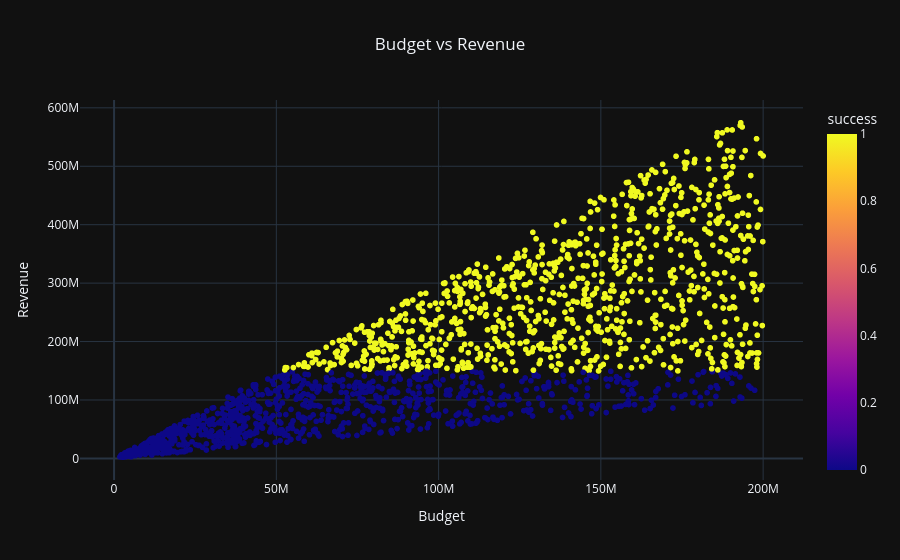

Notebook code cell kept with this figure:
### Markdown cell above
## 2. Budget vs Revenue

This scatter plot visualizes the relationship between a movie's production budget and its revenue. It helps identify whether higher-budget movies tend to generate higher revenue.

### Code cell
fig = px.scatter(
    df,
    x="budget",
    y="revenue",
    color="success",
    hover_data=["title", "genres"],
    title="Budget vs Revenue",
    color_discrete_map={
        1: "#00BFFF",   # Electric Blue
        0: "#FF6B6B"    # Soft Red
    }
)

fig.update_layout(
    template="plotly_dark",
    title_x=0.5,
    xaxis_title="Budget",
    yaxis_title="Revenue",
    legend_title="Success"
)

fig.show()

### Figure 1 — Plotly figure (JSON) as saved in the notebook; plotly's stock layout.template omitted (floating-point values rounded to 4 significant figures; data arrays with more than 128 entries replaced by an {"elided": "..."} marker saying what was removed)
{"data": [{"customdata": {"elided": "1819x2 str values"}, "hovertemplate": "budget=%{x}<br>revenue=%{y}<br>title=%{customdata[0]}<br>genres=%{customdata[1]}<br>success=%{marker.color}<extra></extra>", "legendgroup": "", "marker": {"color": {"elided": "1819 int values"}, "coloraxis": "coloraxis", "symbol": "circle"}, "mode": "markers", "name": "", "showlegend": false, "type": "scattergl", "x": {"elided": "1819 int values"}, "xaxis": "x", "y": {"elided": "1819 int values"}, "yaxis": "y"}], "layout": {"coloraxis": {"colorbar": {"title": {"text": "success"}}, "colorscale": [[0, "#0d0887"], [0.1111, "#46039f"], [0.2222, "#7201a8"], [0.3333, "#9c179e"], [0.4444, "#bd3786"], [0.5556, "#d8576b"], [0.6667, "#ed7953"], [0.7778, "#fb9f3a"], [0.8889, "#fdca26"], [1, "#f0f921"]]}, "legend": {"title": {"text": "Success"}, "tracegroupgap": 0}, "title": {"text": "Budget vs Revenue", "x": 0.5}, "xaxis": {"anchor": "y", "domain": [0, 1], "title": {"text": "Budget"}}, "yaxis": {"anchor": "x", "domain": [0, 1], "title": {"text": "Revenue"}}}}
